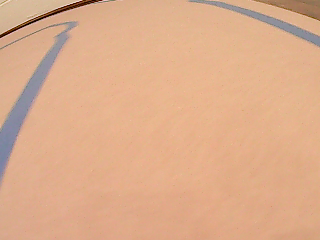
#> input picture data/images/20220104/1062_130_050.png, 320 x 240 px
$ python -i image_processing.py   (imports and definitions only)
#> lines starting #> are read from the running program, lines starting #| are printed output that depends on the picture
import random

import cv2
from imgaug import augmenters as img_aug

import constant


def my_imread(image_path):
    image = cv2.imread(image_path)
    image = cv2.cvtColor(image, cv2.COLOR_BGR2RGB)
    return image


def show_image(title, frame,_SHOW_IMAGE= False ):
    if _SHOW_IMAGE:
        cv2.imshow(title, frame)


def zoom(image):
    zoom = img_aug.Affine(scale=(1, 1.3))  # zoom from 100% (no zoom) to 130%
    image = zoom.augment_image(image)
    return image


def pan(image):
    # pan left / right / up / down about 10%
    pan = img_aug.Affine(translate_percent={"x": (-0.1, 0.1), "y": (-0.1, 0.1)})
    image = pan.augment_image(image)
    return image


def adjust_brightness(image):
    # increase or decrease brightness by 30%
    brightness = img_aug.Multiply((0.7, 1.3))
    image = brightness.augment_image(image)
    return image


def blur(image):
    kernel_size = random.randint(1, 5)  # kernel larger than 5 would make the image way too blurry
    image = cv2.blur(image, (kernel_size, kernel_size))
    return image


def random_flip(image, steering_angle):
    is_flip = random.randint(0, 1)
    if is_flip == 1:
        # randomly flip horizon
        image = cv2.flip(image, 1)
        steering_angle = 180 - steering_angle

    return image, steering_angle

def preprocess_image(image):
    height, _, _ = image.shape
#> height = 240
    image = image[int(height / constant.CROP_DENOM):, :, :]  # remove top half of the image, as it is not relavant for lane following
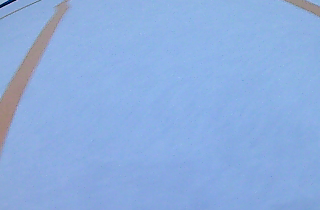
#> image: shape (210, 320, 3); mean of channels 0, 1, 2 223.6, 174.1, 140.6; drawn as B, G, R
    image = cv2.cvtColor(image, cv2.COLOR_RGB2YUV)  # Nvidia model said it is best to use YUV color space
#> image: shape (210, 320, 3); mean of channels 0, 1, 2 185.1, 106, 161.8
    image = cv2.GaussianBlur(image, (3, 3), 0)
#> image: shape (210, 320, 3); mean of channels 0, 1, 2 185.1, 106, 161.8
    image = cv2.resize(image, (200, 66))  # input image size (200,66) Nvidia model
#> image: shape (66, 200, 3); mean of channels 0, 1, 2 185, 106, 161.7
    image = image / 255  # normalizing, the processed image becomes black for some reason.  do we need this?
#> image: shape (66, 200, 3) float64; mean of channels 0, 1, 2 0.726, 0.416, 0.634
    return image

>>> import cv2
>>> picture = cv2.cvtColor(cv2.imread('data/images/20220104/1062_130_050.png'), cv2.COLOR_BGR2RGB)
>>> result = preprocess_image(picture)

$ run again, on data/images/20220104/1101_090_050.png
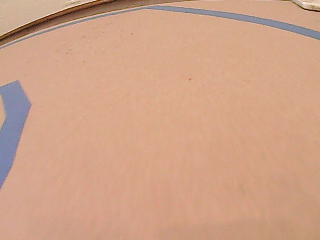
#> input picture data/images/20220104/1101_090_050.png, 320 x 240 px
#> in preprocess_image, `image = image[int(height / constant.CROP_DENOM):, :, :]`:
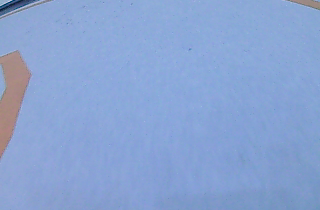
#> image: shape (210, 320, 3); mean of channels 0, 1, 2 210.4, 163.7, 137.5; drawn as B, G, R

$ run again, on data/images/20220104/1228_045_050.png
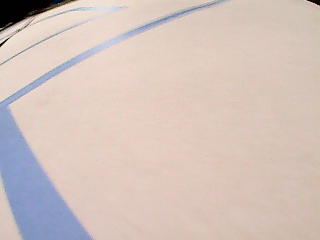
#> input picture data/images/20220104/1228_045_050.png, 320 x 240 px
#> in preprocess_image, `image = image[int(height / constant.CROP_DENOM):, :, :]`:
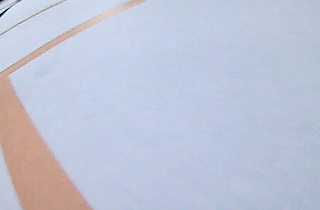
#> image: shape (210, 320, 3); mean of channels 0, 1, 2 214.9, 197.5, 190.9; drawn as B, G, R

$ run again, on data/images/20220104/1240_045_050.png
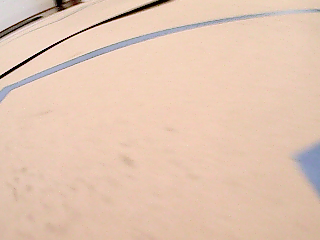
#> input picture data/images/20220104/1240_045_050.png, 320 x 240 px
#> in preprocess_image, `image = image[int(height / constant.CROP_DENOM):, :, :]`:
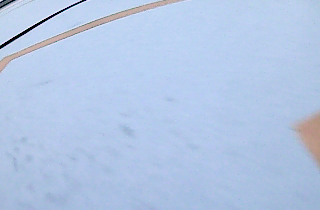
#> image: shape (210, 320, 3); mean of channels 0, 1, 2 229.7, 199.4, 179.5; drawn as B, G, R
